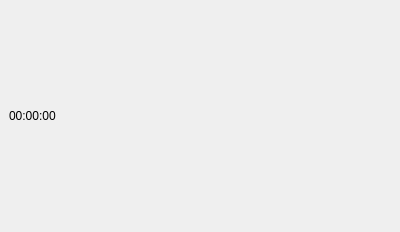
<?xml version="1.0" encoding="UTF-8"?>
<ui version="4.0">
 <class>MediaController</class>
 <widget class="QWidget" name="MediaController">
  <property name="geometry">
   <rect>
    <x>0</x>
    <y>0</y>
    <width>400</width>
    <height>232</height>
   </rect>
  </property>
  <property name="windowTitle">
   <string>Form</string>
  </property>
  <layout class="QHBoxLayout" name="horizontalLayout">
   <property name="spacing">
    <number>9</number>
   </property>
   <property name="leftMargin">
    <number>9</number>
   </property>
   <property name="topMargin">
    <number>9</number>
   </property>
   <property name="rightMargin">
    <number>9</number>
   </property>
   <property name="bottomMargin">
    <number>9</number>
   </property>
   <item>
    <widget class="QLabel" name="time">
     <property name="text">
      <string>00:00:00</string>
     </property>
    </widget>
   </item>
   <item>
    <widget class="ImageButton" name="playPause" native="true"/>
   </item>
   <item>
    <widget class="ImageButton" name="stop" native="true"/>
   </item>
  </layout>
 </widget>
 <customwidgets>
  <customwidget>
   <class>ImageButton</class>
   <extends>QWidget</extends>
   <header location="global">ImageButton.h</header>
   <container>1</container>
  </customwidget>
 </customwidgets>
 <resources/>
 <connections/>
</ui>
